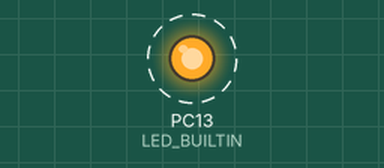
Recording of a program running on a simulated STM32 Blue Pill. Shown: output pins drawn as LEDs (lit = HIGH). Dashed ring = blinking. What the program prints to the serial monitor is not drawn.

Above: at 0.2 s.
Timing chart, 0 to 3.0 s (numbered marks = the images above):
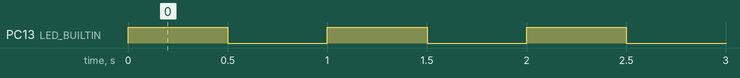

Measured:
- by itself, PC13 (LED_BUILTIN): alternates HIGH for 0.50 s and LOW for 0.50 s

The program:

main.cpp
```cpp
#include <Arduino.h>

#define LED_BUILTIN PC13


struct params_t
{
    uint32_t header = 0xAA55AAFF;            // Заголовок пакета.
    uint16_t voltage_1 = 0x0123;         // Напряжение на 1 ячейки, мВ.
    uint16_t voltage_2;         // Напряжение на 2 ячейки, мВ.
    uint16_t voltage_3;         // Напряжение на 3 ячейки, мВ.
    uint16_t voltage_4;         // Напряжение на 4 ячейки, мВ.
    uint16_t voltage_5;         // Напряжение на 5 ячейки, мВ.
    uint16_t voltage_6;         // Напряжение на 6 ячейки, мВ.
    uint16_t voltage_7;         // Напряжение на 7 ячейки, мВ.
    uint16_t voltage_8;         // Напряжение на 8 ячейки, мВ.
    uint16_t voltage_9;         // Напряжение на 9 ячейки, мВ.
    uint16_t voltage_10;        // Напряжение на 10 ячейки, мВ.
    uint16_t voltage_11;        // Напряжение на 11 ячейки, мВ.
    uint16_t voltage_12;        // Напряжение на 12 ячейки, мВ.
    uint16_t voltage_13;        // Напряжение на 13 ячейки, мВ.
    uint16_t voltage_14;        // Напряжение на 14 ячейки, мВ.
    uint16_t voltage_15;        // Напряжение на 15 ячейки, мВ.
    uint16_t voltage_16;        // Напряжение на 16 ячейки, мВ.
    uint16_t voltage_17;        // Напряжение на 17 ячейки, мВ.
    uint16_t voltage_18;        // Напряжение на 18 ячейки, мВ.
    uint16_t voltage_19;        // Напряжение на 19 ячейки, мВ.
    uint16_t voltage_20;        // Напряжение на 20 ячейки, мВ.
    uint16_t voltage_21;        // Напряжение на 21 ячейки, мВ.
    uint16_t voltage_22;        // Напряжение на 22 ячейки, мВ.
    uint16_t voltage_23;        // Напряжение на 23 ячейки, мВ.
    uint16_t voltage_24;        // Напряжение на 24 ячейки, мВ.
    uint16_t voltage_25;        // Напряжение на 25 ячейки, мВ.
    uint16_t voltage_26;        // Напряжение на 26 ячейки, мВ.
    uint16_t voltage_27;        // Напряжение на 27 ячейки, мВ.
    uint16_t voltage_28;        // Напряжение на 28 ячейки, мВ.
    uint16_t voltage_29;        // Напряжение на 29 ячейки, мВ.
    uint16_t voltage_30;        // Напряжение на 30 ячейки, мВ.
    uint16_t voltage_31;        // Напряжение на 31 ячейки, мВ.
    uint16_t voltage_32;        // Напряжение на 32 ячейки, мВ.
    uint16_t voltage_33;        // Напряжение на всей АКБ, мВ.
    int32_t current;            // Ток разряда иди заряда, мА.
    uint8_t percent;            // Оставшаяся ёмкость АКБ, проценты.
    uint32_t phy_capacity;      // Фактическая ёмкость АКБ, мА/ч.
    uint32_t rem_capacity;      // Оставшаяся ёмкость АКБ, мА/ч.
    uint32_t cycle_capacity;    // WAT?
    uint32_t uptime;            // Кол-во времени с питанием, секунд.
    int16_t temp_1 = 0x012;            // Температура датчика 1, Градусы.
    int16_t temp_2 = 0x015;             // Температура датчика 2, Градусы.
    int16_t temp_3;             // Температура датчика 3, Градусы.
    int16_t temp_4;             // Температура датчика 4, Градусы.
    int16_t temp_5;             // Температура датчика 5, Градусы.
    int16_t temp_6;             // Температура датчика 6, Градусы.
    uint8_t charge_fet;         // Флаг состояние ключа зарядки.
    uint8_t dcharge_fet;        // Флаг состояние ключа разрядки.
    uint8_t balanced;           // Флаг состояние балансировки.
    uint16_t tire_length;       // WAT?
    uint16_t pulses_num;        // WAT?
    uint8_t relay;              // WAT?
    uint32_t power;             // Текущая мощность, Вт.
    uint8_t vmax_bat;           // Номер батарее с максимальный напряжением.
    uint16_t vmax;              // Напряжение батареи с максимальным напряжением, мВ.
    uint8_t vmin_bat;           // Номер батарее с минимальным напряжением.
    uint16_t vin;               // Напряжение батареи с минимальным напряжением, мВ.
    uint16_t vmid;              // Среднее напряжение батареи, мВ.
    uint8_t wat_123;            // WAT?
    uint16_t dcharge_fet_lost;  // Падение на транзисторе нагрузки, В.
    uint16_t dcharge_fet_v;     // Напряжение на затворе транзистора нагрузки, В.
    uint16_t charge_fet_v;      // Напряжение на затворе транзистора зарядки, В.
    uint16_t wat_130131;        // WAT?
    uint32_t balance_bits;      // Флаги сбалансированных ячеек.
    uint16_t logs;              // WAT?
    uint16_t crc;               // Контрольная сумма.
} params;		// 	140

params_t par;

void setup() {
// put your setup code here, to run once:
pinMode(LED_BUILTIN, OUTPUT);
Serial.begin(115200);
unsigned char buf[140];

memcpy(buf, &par, 140 );

Serial.write(buf,140);
}

void loop() {
int d = 500;
digitalWrite(LED_BUILTIN, HIGH);
delay(d);
digitalWrite(LED_BUILTIN, LOW);
delay(d);
}
```
